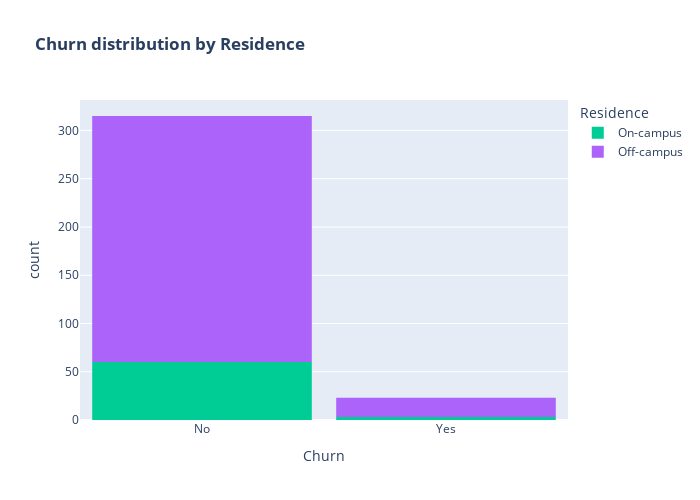

The cell this chart's notebook holds for it:
### Code cell
color_map = {"Yes": '#FFA15A', "No": '#00CC96'}
fig = px.histogram(data, x="Churn", color="Residence",  title="<b>Churn distribution by Residence</b>", color_discrete_map=color_map)
fig.update_layout(width=700, height=500, bargap=0.1)
fig.show()

### Figure 1 — Plotly figure (JSON) as saved in the notebook; plotly's stock layout.template omitted (floating-point values rounded to 4 significant figures; data arrays with more than 128 entries replaced by an {"elided": "..."} marker saying what was removed)
{"data": [{"alignmentgroup": "True", "bingroup": "x", "hovertemplate": "Residence=On-campus<br>Churn=%{x}<br>count=%{y}<extra></extra>", "legendgroup": "On-campus", "marker": {"color": "#00cc96", "pattern": {"shape": ""}}, "name": "On-campus", "offsetgroup": "On-campus", "orientation": "v", "showlegend": true, "type": "histogram", "x": ["No", "No", "No", "No", "Yes", "Yes", "No", "No", "No", "No", "No", "No", "No", "No", "No", "No", "No", "No", "No", "No", "No", "No", "No", "No", "No", "No", "No", "No", "No", "No", "No", "No", "No", "No", "No", "No", "No", "No", "Yes", "No", "No", "No", "No", "No", "No", "No", "No", "No", "No", "No", "No", "No", "No", "No", "No", "No", "No", "No", "No", "No", "No", "No", "No"], "xaxis": "x", "yaxis": "y"}, {"alignmentgroup": "True", "bingroup": "x", "hovertemplate": "Residence=Off-campus<br>Churn=%{x}<br>count=%{y}<extra></extra>", "legendgroup": "Off-campus", "marker": {"color": "#ab63fa", "pattern": {"shape": ""}}, "name": "Off-campus", "offsetgroup": "Off-campus", "orientation": "v", "showlegend": true, "type": "histogram", "x": {"elided": "275 str values"}, "xaxis": "x", "yaxis": "y"}], "layout": {"bargap": 0.1, "barmode": "relative", "height": 500, "legend": {"title": {"text": "Residence"}, "tracegroupgap": 0}, "title": {"text": "<b>Churn distribution by Residence</b>"}, "width": 700, "xaxis": {"anchor": "y", "domain": [0, 1], "title": {"text": "Churn"}}, "yaxis": {"anchor": "x", "domain": [0, 1], "title": {"text": "count"}}}}
